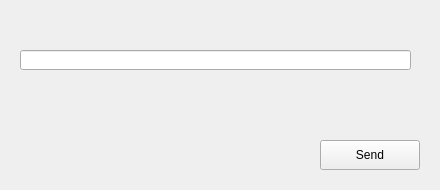
<?xml version="1.0" encoding="UTF-8"?>
<ui version="4.0">
 <class>LobbyRegisterName</class>
 <widget class="QWidget" name="LobbyRegisterName">
  <property name="geometry">
   <rect>
    <x>0</x>
    <y>0</y>
    <width>440</width>
    <height>190</height>
   </rect>
  </property>
  <property name="windowTitle">
   <string>Form</string>
  </property>
  <widget class="QLineEdit" name="lineEdit">
   <property name="geometry">
    <rect>
     <x>20</x>
     <y>50</y>
     <width>391</width>
     <height>20</height>
    </rect>
   </property>
  </widget>
  <widget class="QLabel" name="label">
   <property name="geometry">
    <rect>
     <x>20</x>
     <y>20</y>
     <width>391</width>
     <height>16</height>
    </rect>
   </property>
   <property name="text">
    <string/>
   </property>
  </widget>
  <widget class="QPushButton" name="pushButton">
   <property name="geometry">
    <rect>
     <x>320</x>
     <y>140</y>
     <width>100</width>
     <height>30</height>
    </rect>
   </property>
   <property name="text">
    <string>Send</string>
   </property>
  </widget>
 </widget>
 <resources/>
 <connections/>
</ui>
